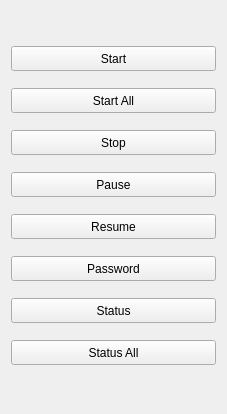
<?xml version="1.0" encoding="UTF-8"?>
<ui version="4.0">
 <class>Bots</class>
 <widget class="QWidget" name="Bots">
  <property name="geometry">
   <rect>
    <x>0</x>
    <y>0</y>
    <width>227</width>
    <height>414</height>
   </rect>
  </property>
  <property name="windowTitle">
   <string>Form</string>
  </property>
  <layout class="QVBoxLayout" name="bots_layout">
   <property name="topMargin">
    <number>35</number>
   </property>
   <property name="bottomMargin">
    <number>35</number>
   </property>
   <item>
    <widget class="QPushButton" name="bots_start">
     <property name="minimumSize">
      <size>
       <width>0</width>
       <height>25</height>
      </size>
     </property>
     <property name="text">
      <string>Start</string>
     </property>
    </widget>
   </item>
   <item>
    <widget class="QPushButton" name="bots_start_all">
     <property name="minimumSize">
      <size>
       <width>0</width>
       <height>25</height>
      </size>
     </property>
     <property name="text">
      <string>Start All</string>
     </property>
    </widget>
   </item>
   <item>
    <widget class="QPushButton" name="bots_stop">
     <property name="minimumSize">
      <size>
       <width>0</width>
       <height>25</height>
      </size>
     </property>
     <property name="text">
      <string>Stop</string>
     </property>
    </widget>
   </item>
   <item>
    <widget class="QPushButton" name="bots_pause">
     <property name="minimumSize">
      <size>
       <width>0</width>
       <height>25</height>
      </size>
     </property>
     <property name="text">
      <string>Pause</string>
     </property>
    </widget>
   </item>
   <item>
    <widget class="QPushButton" name="bots_resume">
     <property name="minimumSize">
      <size>
       <width>0</width>
       <height>25</height>
      </size>
     </property>
     <property name="text">
      <string>Resume</string>
     </property>
    </widget>
   </item>
   <item>
    <widget class="QPushButton" name="bots_password">
     <property name="minimumSize">
      <size>
       <width>0</width>
       <height>25</height>
      </size>
     </property>
     <property name="text">
      <string>Password</string>
     </property>
    </widget>
   </item>
   <item>
    <widget class="QPushButton" name="bots_status">
     <property name="minimumSize">
      <size>
       <width>0</width>
       <height>25</height>
      </size>
     </property>
     <property name="text">
      <string>Status</string>
     </property>
    </widget>
   </item>
   <item>
    <widget class="QPushButton" name="bots_status_all">
     <property name="minimumSize">
      <size>
       <width>0</width>
       <height>25</height>
      </size>
     </property>
     <property name="text">
      <string>Status All</string>
     </property>
    </widget>
   </item>
  </layout>
 </widget>
 <resources/>
 <connections/>
</ui>
